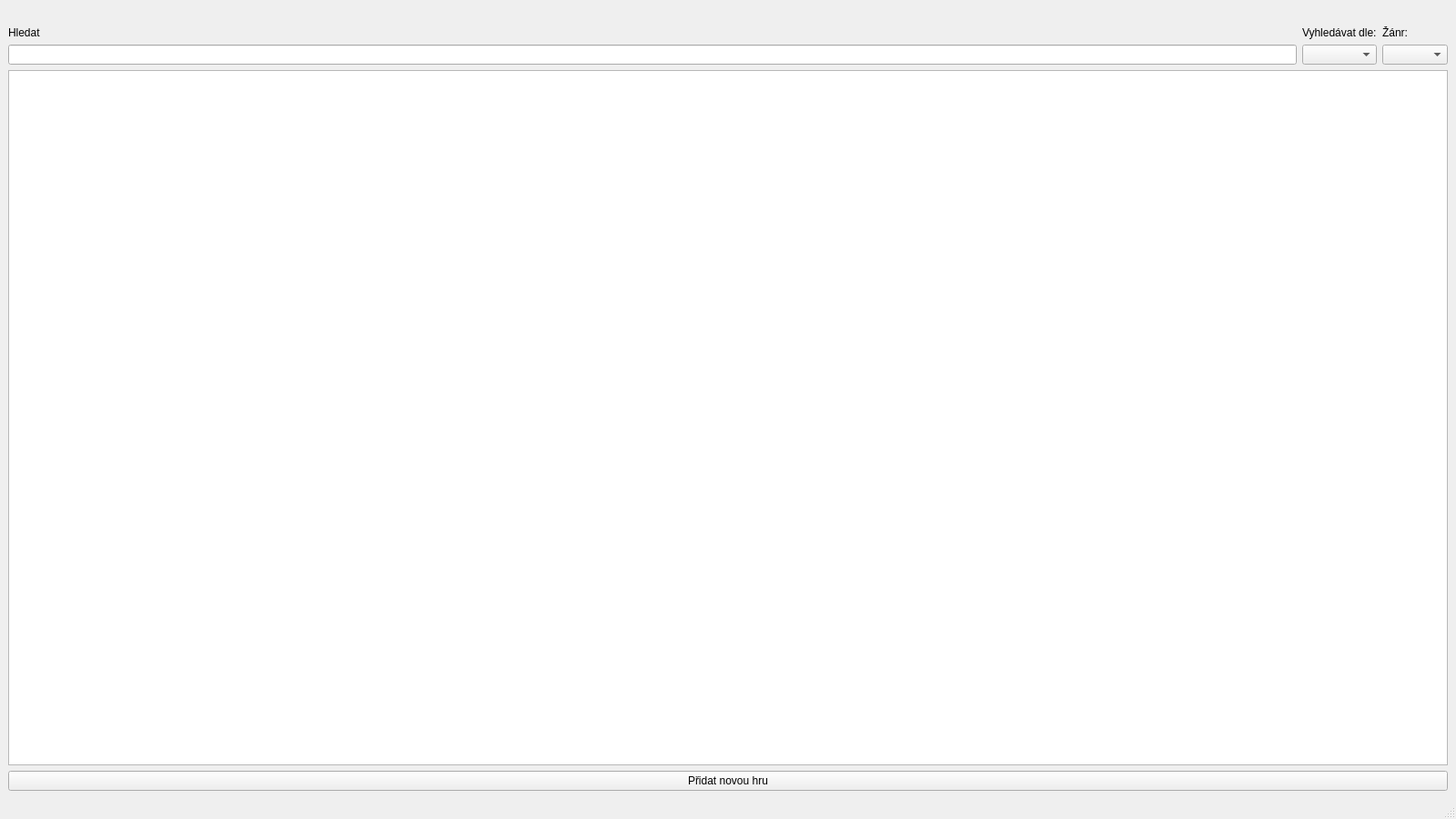
<?xml version="1.0" encoding="UTF-8"?>
<ui version="4.0">
 <class>MainWindow</class>
 <widget class="QMainWindow" name="MainWindow">
  <property name="geometry">
   <rect>
    <x>0</x>
    <y>0</y>
    <width>1600</width>
    <height>900</height>
   </rect>
  </property>
  <property name="windowTitle">
   <string>Databáze her</string>
  </property>
  <widget class="QWidget" name="centralwidget">
   <layout class="QGridLayout" name="gridLayout">
    <item row="0" column="0">
     <layout class="QVBoxLayout" name="verticalLayout">
      <property name="topMargin">
       <number>20</number>
      </property>
      <property name="bottomMargin">
       <number>0</number>
      </property>
      <item>
       <layout class="QHBoxLayout" name="horizontalLayout_2">
        <item>
         <layout class="QVBoxLayout" name="verticalLayout_4">
          <item>
           <widget class="QLabel" name="label">
            <property name="text">
             <string>Hledat</string>
            </property>
           </widget>
          </item>
          <item>
           <widget class="QLineEdit" name="searchLineEdit"/>
          </item>
         </layout>
        </item>
        <item>
         <layout class="QVBoxLayout" name="verticalLayout_3">
          <item>
           <widget class="QLabel" name="searchModeLabel">
            <property name="text">
             <string>Vyhledávat dle:</string>
            </property>
           </widget>
          </item>
          <item>
           <widget class="QComboBox" name="searchModeComboBox"/>
          </item>
         </layout>
        </item>
        <item>
         <layout class="QVBoxLayout" name="verticalLayout_2">
          <item>
           <widget class="QLabel" name="genreLabel">
            <property name="text">
             <string>Žánr:</string>
            </property>
           </widget>
          </item>
          <item>
           <widget class="QComboBox" name="genreComboBox">
            <property name="enabled">
             <bool>true</bool>
            </property>
           </widget>
          </item>
         </layout>
        </item>
       </layout>
      </item>
      <item>
       <widget class="QTableWidget" name="tableWidget"/>
      </item>
      <item>
       <widget class="QPushButton" name="addGameButton">
        <property name="text">
         <string>Přidat novou hru</string>
        </property>
       </widget>
      </item>
     </layout>
    </item>
   </layout>
  </widget>
  <widget class="QMenuBar" name="menubar">
   <property name="geometry">
    <rect>
     <x>0</x>
     <y>0</y>
     <width>1600</width>
     <height>21</height>
    </rect>
   </property>
  </widget>
  <widget class="QStatusBar" name="statusbar"/>
 </widget>
 <resources/>
 <connections/>
</ui>
